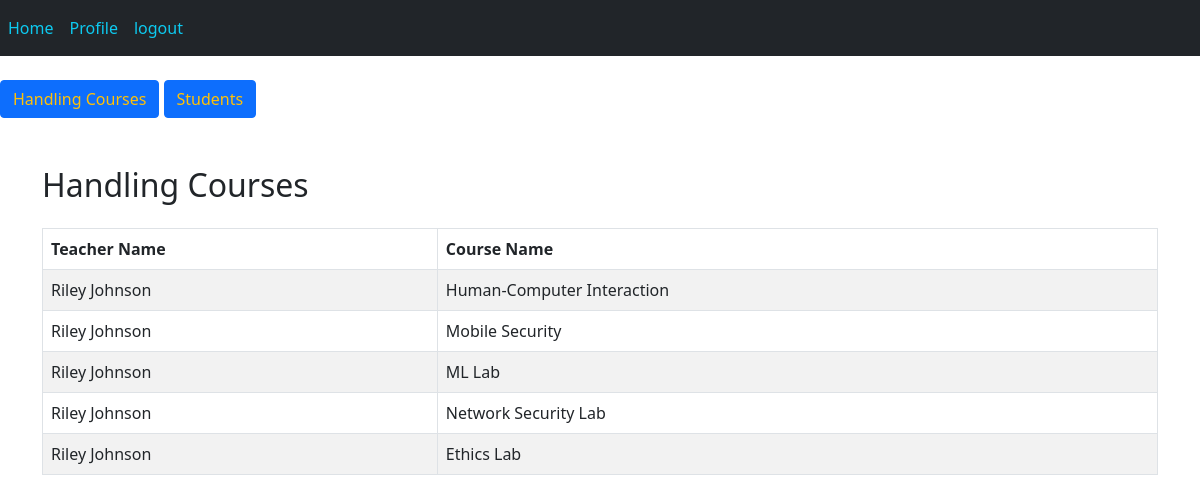
The page /display_teachers_courses (signed in) on the database its author committed.
### tables this page shows
CREATE TABLE Teachers (
    staff_id TEXT PRIMARY KEY,
    password TEXT NOT NULL,
    faculty_name TEXT NOT NULL,
    qualification TEXT NOT NULL,
    designation TEXT NOT NULL,
    research_projects TEXT,
    patents TEXT,
    rating REAL DEFAULT 0,
    years_of_experience INTEGER NOT NULL
, department TEXT);

CREATE TABLE Courses (
    course_id TEXT PRIMARY KEY,
    course_name TEXT NOT NULL,
    semester TEXT NOT NULL,
    branch TEXT NOT NULL
);

### index.py (the view)
@app.route('/display_teachers_courses')
def display_teachers_courses():
    teacher_id=session['staff_id']
    con = sqlite3.connect('users.db')
    cur = con.cursor()
    cur.execute("""
        SELECT
            T.faculty_name,
            C.course_name
        FROM
            TeacherCourse TC
        JOIN
            Teachers T ON TC.staff_id = T.staff_id
        JOIN
            Courses C ON TC.course_id = C.course_id
    WHERE
            T.staff_id = ?
    """, (teacher_id,))
    teacher_courses = cur.fetchall()
    con.close()
    return render_template('display_teachers_courses.html', teacher_courses=teacher_courses)

### templates/display_teachers_courses.html (shortened to what this page needs)
<!DOCTYPE html>
<html lang="en">
<head>
    <link rel="stylesheet" href="static/css/bootstrap.css">
</head>
<body>
    <nav class="navbar navbar-expand-lg bg-body-tertiary  navbar-light bg-dark ">
		<div >
		  <div class="" id="navbarNav">
			<ul class="navbar-nav justify-content-end">
				<li class="nav-item">
					<a class="nav-link active text-info" aria-current="page" href="/facultyhome">Home</a>
				  </li>
			  <li class="nav-item">
				<a class="nav-link active text-info" aria-current="page" href="/facultyprofile"> Profile</a>
			  </li>
			  <li class="nav-item">
				<a class="nav-link text-info" href="/facultylogout">logout</a>
			  </li>
			</ul>
		  </div>
		</div>
	  </nav>
      <br>
      <button  class="btn btn-primary"> <a href="/display_teachers_courses" class="text-warning"> Handling Courses</a> </button>
      <button  class="btn btn-primary"> <a href="/teacher_students" class="text-warning"> Students</a> </button>
<div class="container mt-5">
    <h2 class="mb-4"> Handling Courses</h2>
    <table class="table table-bordered table-striped">
        <thead>
            <tr>
                <th>Teacher Name</th>
                <th>Course Name</th>
            </tr>
        </thead>
        <tbody>
            {% for teacher_course in teacher_courses %}
            <tr>
                <td>{{ teacher_course[0] }}</td>
                <td>{{ teacher_course[1] }}</td>
            </tr>
            {% endfor %}
        </tbody>
    </table>
</div>
</body>
</html>

### templates/display_teachers_courses.html (style rules this page uses)
a { text-decoration: none; }

### rows shown on the page
Teachers: faculty_name "Riley Johnson", course_name "Human-Computer Interaction", course_name "Mobile Security", course_name "ML Lab", course_name "Network Security Lab", course_name "Ethics Lab"
